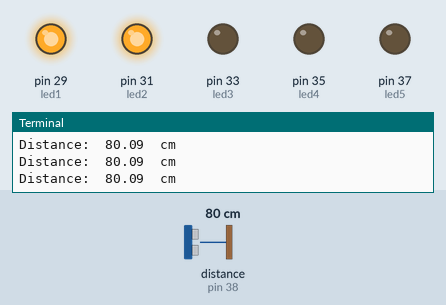
This program was run on a simulated Raspberry Pi (header pin numbers). On the bench: output pins drawn as LEDs (lit = HIGH), the last lines printed to the terminal. The test bench sets the inputs (shaded band); at power-on: distance to the obstacle (sensor on pin 38) 80 cm. The echo pulse lasts 58.3 µs per cm; the clock reads 2024-03-15 10:24:30 at power-on unless the program sets it; pins used as bus, display or sensor lines are not drawn.

Above: at 1.2 s.
1.3 s: distance to the obstacle (sensor on pin 38) set to 76 cm
At 2.1 s:
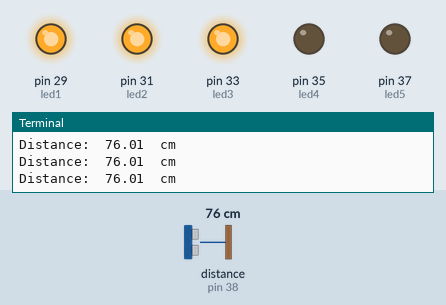
2.8 s: distance to the obstacle (sensor on pin 38) set to 54 cm
4.3 s: distance to the obstacle (sensor on pin 38) set to 44 cm
At 5.4 s:
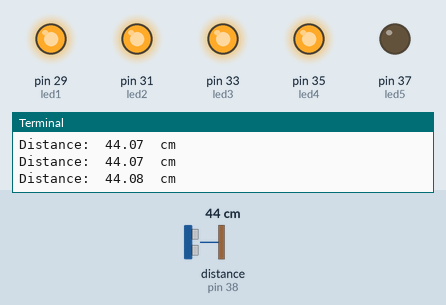
5.9 s: distance to the obstacle (sensor on pin 38) set to 22 cm
7.4 s: distance to the obstacle (sensor on pin 38) set to 18 cm
At 8.2 s:
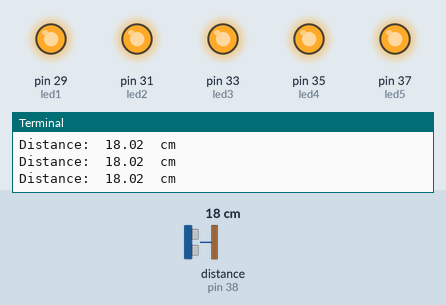
8.9 s: distance to the obstacle (sensor on pin 38) set to 35 cm
At 10.3 s:
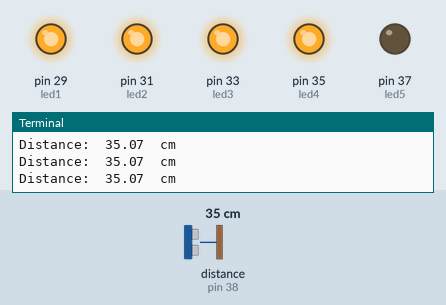
Timing chart, 0 to 11.4 s (numbered marks = the images above; inputs shaded):
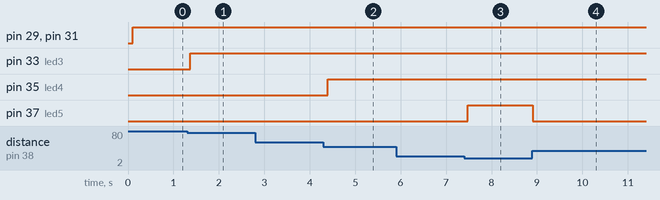

Measured:
- the behaviour switches between 80 and 79 cm on distance to the obstacle (sensor on pin 38) (found by bisection; images 0 and 1)
- the behaviour switches between 50 and 49 cm on distance to the obstacle (sensor on pin 38) (found by bisection; images 1 and 2)
- the behaviour switches between 20 and 19 cm on distance to the obstacle (sensor on pin 38) (found by bisection; images 2 and 3)
- after the input at 1.3 s, pin 33 (led3): LOW → HIGH after 0.07 s
- after the input at 4.3 s, pin 35 (led4): LOW → HIGH after 0.10 s
- after the input at 7.4 s, pin 37 (led5): LOW → HIGH after 0.08 s
- after the input at 8.9 s, pin 37 (led5): HIGH → LOW at once

The program:

RPI.py
```python
import RPi.GPIO as gpio
import time

gpio.setmode(gpio.BOARD)
trig = 40
echo = 38
led1 = 29
led2 = 31
led3 = 33
led4 = 35
led5 = 37
#led6 = 3
#led7 = 5
#led8 = 7
#led9 = 11

gpio.setup(trig,gpio.OUT)
gpio.setup(echo,gpio.IN)
gpio.setup(led1,gpio.OUT)
gpio.setup(led2,gpio.OUT)
gpio.setup(led3,gpio.OUT)
gpio.setup(led4,gpio.OUT)
gpio.setup(led5,gpio.OUT)
#gpio.setup(led6,gpio.OUT)
#gpio.setup(led7,gpio.OUT)
#gpio.setup(led8,gpio.OUT)
#gpio.setup(led9,gpio.OUT)

while True:
    gpio.output(trig,False)
    time.sleep(.05)
    gpio.output(trig,True)
    time.sleep(.05)
    gpio.output(trig,False)

    while(gpio.input(echo) == 0):
        start = time.time()
    while(gpio.input(echo) == 1):
        end = time.time()
    length = end - start
    distance = length * 17150
    distance = round(distance, 2)
    print "Distance: ", distance, " cm"

    if(distance > 140):
        gpio.output(led1,False)
        gpio.output(led2,False)
        gpio.output(led3,False)
        gpio.output(led4,False)
        gpio.output(led5,False)
        #gpio.output(led6,False)
        #gpio.output(led7,False)
        #gpio.output(led8,False)
        #gpio.output(led9,False)
    if(distance < 140 and distance > 110):
        gpio.output(led1,True)
        gpio.output(led2,False)
        gpio.output(led3,False)
        gpio.output(led4,False)
        gpio.output(led5,False)
        #gpio.output(led6,False)
        #gpio.output(led7,False)
        #gpio.output(led8,False)
        #gpio.output(led9,False)
    if(distance < 110 and distance > 80):
        gpio.output(led1,True)
        gpio.output(led2,True)
        gpio.output(led3,False)
        gpio.output(led4,False)
        gpio.output(led5,False)
        #gpio.output(led6,False)
        #gpio.output(led7,False)
        #gpio.output(led8,False)
        #gpio.output(led9,False)
    if(distance < 80 and distance > 50):
        gpio.output(led1,True)
        gpio.output(led2,True)
        gpio.output(led3,True)
        gpio.output(led4,False)
        gpio.output(led5,False)
        #gpio.output(led6,False)
        #gpio.output(led7,False)
        #gpio.output(led8,False)
        #gpio.output(led9,False)
    if(distance < 50 and distance > 20):
        gpio.output(led1,True)
        gpio.output(led2,True)
        gpio.output(led3,True)
        gpio.output(led4,True)
        gpio.output(led5,False)
        #gpio.output(led6,False)
        #gpio.output(led7,False)
        #gpio.output(led8,False)
        #gpio.output(led9,False)
    if(distance < 20):
        gpio.output(led1,True)
        gpio.output(led2,True)
        gpio.output(led3,True)
        gpio.output(led4,True)
        gpio.output(led5,True)
        #gpio.output(led6,False)
        #gpio.output(led7,False)
        #gpio.output(led8,False)
        #gpio.output(led9,False)
```
